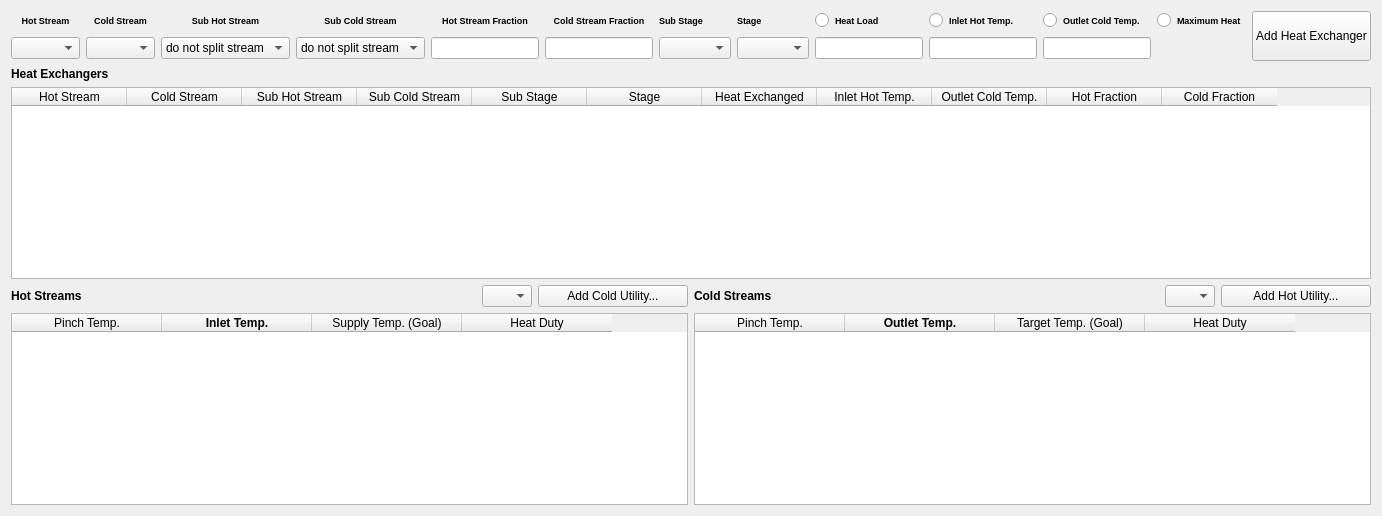
          <widget class="QWidget" name="tab_6">
           <attribute name="title">
            <string>Above Pinch</string>
           </attribute>
           <layout class="QGridLayout" name="gridLayout_12">
            <item row="0" column="0" rowspan="2" colspan="2">
             <layout class="QGridLayout" name="gridLayout_10">
              <item row="1" column="3">
               <widget class="QComboBox" name="comboBox_4">
                <property name="maximumSize">
                 <size>
                  <width>16777215</width>
                  <height>16777215</height>
                 </size>
                </property>
                <item>
                 <property name="text">
                  <string>do not split stream</string>
                 </property>
                </item>
               </widget>
              </item>
              <item row="0" column="7">
               <widget class="QLabel" name="label_19">
                <property name="font">
                 <font>
                  <pointsize>7</pointsize>
                  <weight>75</weight>
                  <bold>true</bold>
                 </font>
                </property>
                <property name="text">
                 <string>Stage</string>
                </property>
               </widget>
              </item>
              <item row="0" column="0">
               <widget class="QLabel" name="label_9">
                <property name="maximumSize">
                 <size>
                  <width>16777215</width>
                  <height>30</height>
                 </size>
                </property>
                <property name="font">
                 <font>
                  <pointsize>7</pointsize>
                  <weight>75</weight>
                  <bold>true</bold>
                 </font>
                </property>
                <property name="text">
                 <string>Hot Stream</string>
                </property>
                <property name="alignment">
                 <set>Qt::AlignCenter</set>
                </property>
               </widget>
              </item>
              <item row="0" column="5">
               <widget class="QLabel" name="label_14">
                <property name="maximumSize">
                 <size>
                  <width>118</width>
                  <height>16777215</height>
                 </size>
                </property>
                <property name="font">
                 <font>
                  <pointsize>7</pointsize>
                  <weight>75</weight>
                  <bold>true</bold>
                 </font>
                </property>
                <property name="text">
                 <string>Cold Stream Fraction</string>
                </property>
                <property name="alignment">
                 <set>Qt::AlignCenter</set>
                </property>
               </widget>
              </item>
              <item row="0" column="2">
               <widget class="QLabel" name="label_11">
                <property name="font">
                 <font>
                  <pointsize>7</pointsize>
                  <weight>75</weight>
                  <bold>true</bold>
                 </font>
                </property>
                <property name="text">
                 <string>Sub Hot Stream</string>
                </property>
                <property name="alignment">
                 <set>Qt::AlignCenter</set>
                </property>
               </widget>
              </item>
              <item row="1" column="8">
               <widget class="QLineEdit" name="lineEdit_5"/>
              </item>
              <item row="0" column="6">
               <widget class="QLabel" name="label_18">
                <property name="font">
                 <font>
                  <pointsize>7</pointsize>
                  <weight>75</weight>
                  <bold>true</bold>
                 </font>
                </property>
                <property name="text">
                 <string>Sub Stage</string>
                </property>
               </widget>
              </item>
              <item row="0" column="12" rowspan="2">
               <widget class="QPushButton" name="pushButton_6">
                <property name="minimumSize">
                 <size>
                  <width>0</width>
                  <height>50</height>
                 </size>
                </property>
                <property name="text">
                 <string>Add Heat Exchanger</string>
                </property>
               </widget>
              </item>
              <item row="0" column="4">
               <widget class="QLabel" name="label_13">
                <property name="font">
                 <font>
                  <pointsize>7</pointsize>
                  <weight>75</weight>
                  <bold>true</bold>
                 </font>
                </property>
                <property name="text">
                 <string>Hot Stream Fraction</string>
                </property>
                <property name="alignment">
                 <set>Qt::AlignCenter</set>
                </property>
               </widget>
              </item>
              <item row="1" column="4">
               <widget class="QLineEdit" name="lineEdit_3">
                <property name="maximumSize">
                 <size>
                  <width>114</width>
                  <height>16777215</height>
                 </size>
                </property>
               </widget>
              </item>
              <item row="1" column="7">
               <widget class="QComboBox" name="comboBox_8"/>
              </item>
              <item row="0" column="8">
               <widget class="QRadioButton" name="radioButton">
                <property name="font">
                 <font>
                  <pointsize>7</pointsize>
                  <weight>75</weight>
                  <bold>true</bold>
                 </font>
                </property>
                <property name="text">
                 <string>Heat Load</string>
                </property>
               </widget>
              </item>
              <item row="0" column="9">
               <widget class="QRadioButton" name="radioButton_2">
                <property name="font">
                 <font>
                  <pointsize>7</pointsize>
                  <weight>75</weight>
                  <bold>true</bold>
                 </font>
                </property>
                <property name="text">
                 <string>Inlet Hot Temp.</string>
                </property>
               </widget>
              </item>
              <item row="1" column="1">
               <widget class="QComboBox" name="comboBox_5">
                <property name="maximumSize">
                 <size>
                  <width>69</width>
                  <height>16777215</height>
                 </size>
                </property>
               </widget>
              </item>
              <item row="1" column="6">
               <widget class="QComboBox" name="comboBox_7"/>
              </item>
              <item row="0" column="10">
               <widget class="QRadioButton" name="radioButton_3">
                <property name="font">
                 <font>
                  <pointsize>7</pointsize>
                  <weight>75</weight>
                  <bold>true</bold>
                 </font>
                </property>
                <property name="text">
                 <string>Outlet Cold Temp.</string>
                </property>
               </widget>
              </item>
              <item row="1" column="5">
               <widget class="QLineEdit" name="lineEdit_4">
                <property name="maximumSize">
                 <size>
                  <width>114</width>
                  <height>16777215</height>
                 </size>
                </property>
               </widget>
              </item>
              <item row="1" column="10">
               <widget class="QLineEdit" name="lineEdit_7"/>
              </item>
              <item row="0" column="1">
               <widget class="QLabel" name="label_10">
                <property name="font">
                 <font>
                  <pointsize>7</pointsize>
                  <weight>75</weight>
                  <bold>true</bold>
                 </font>
                </property>
                <property name="text">
                 <string>Cold Stream</string>
                </property>
                <property name="alignment">
                 <set>Qt::AlignCenter</set>
                </property>
               </widget>
              </item>
              <item row="1" column="2">
               <widget class="QComboBox" name="comboBox_6">
                <property name="maximumSize">
                 <size>
                  <width>999999</width>
                  <height>16777215</height>
                 </size>
                </property>
                <item>
                 <property name="text">
                  <string>do not split stream</string>
                 </property>
                </item>
               </widget>
              </item>
              <item row="0" column="3">
               <widget class="QLabel" name="label_12">
                <property name="font">
                 <font>
                  <pointsize>7</pointsize>
                  <weight>75</weight>
                  <bold>true</bold>
                 </font>
                </property>
                <property name="text">
                 <string>Sub Cold Stream</string>
                </property>
                <property name="alignment">
                 <set>Qt::AlignCenter</set>
                </property>
               </widget>
              </item>
              <item row="1" column="0">
               <widget class="QComboBox" name="comboBox_2">
                <property name="maximumSize">
                 <size>
                  <width>69</width>
                  <height>16777215</height>
                 </size>
                </property>
               </widget>
              </item>
              <item row="0" column="11">
               <widget class="QRadioButton" name="radioButton_4">
                <property name="font">
                 <font>
                  <pointsize>7</pointsize>
                  <weight>75</weight>
                  <bold>true</bold>
                 </font>
                </property>
                <property name="text">
                 <string>Maximum Heat</string>
                </property>
               </widget>
              </item>
              <item row="1" column="9">
               <widget class="QLineEdit" name="lineEdit_6"/>
              </item>
              <item row="2" column="0" colspan="13">
               <layout class="QGridLayout" name="gridLayout_11">
                <item row="3" column="3">
                 <widget class="QLabel" name="label_20">
                  <property name="maximumSize">
                   <size>
                    <width>50000</width>
                    <height>16777215</height>
                   </size>
                  </property>
                  <property name="font">
                   <font>
                    <weight>75</weight>
                    <bold>true</bold>
                   </font>
                  </property>
                  <property name="text">
                   <string>Cold Streams</string>
                  </property>
                 </widget>
                </item>
                <item row="1" column="0" colspan="6">
                 <widget class="QTableWidget" name="tableWidget_2">
                  <property name="enabled">
                   <bool>true</bool>
                  </property>
                  <property name="minimumSize">
                   <size>
                    <width>0</width>
                    <height>0</height>
                   </size>
                  </property>
                  <attribute name="horizontalHeaderDefaultSectionSize">
                   <number>115</number>
                  </attribute>
                  <column>
                   <property name="text">
                    <string>Hot Stream</string>
                   </property>
                  </column>
                  <column>
                   <property name="text">
                    <string>Cold Stream</string>
                   </property>
                  </column>
                  <column>
                   <property name="text">
                    <string>Sub Hot Stream</string>
                   </property>
                  </column>
                  <column>
                   <property name="text">
                    <string>Sub Cold Stream</string>
                   </property>
                  </column>
                  <column>
                   <property name="text">
                    <string>Sub Stage</string>
                   </property>
                  </column>
                  <column>
                   <property name="text">
                    <string>Stage</string>
                   </property>
                  </column>
                  <column>
                   <property name="text">
                    <string>Heat Exchanged</string>
                   </property>
                  </column>
                  <column>
                   <property name="text">
                    <string>Inlet Hot Temp.</string>
                   </property>
                  </column>
                  <column>
                   <property name="text">
                    <string>Outlet Cold Temp.</string>
                   </property>
                  </column>
                  <column>
                   <property name="text">
                    <string>Hot Fraction</string>
                   </property>
                  </column>
                  <column>
                   <property name="text">
                    <string>Cold Fraction</string>
                   </property>
                  </column>
                 </widget>
                </item>
                <item row="3" column="5">
                 <widget class="QPushButton" name="pushButton_8">
                  <property name="maximumSize">
                   <size>
                    <width>150</width>
                    <height>16777215</height>
                   </size>
                  </property>
                  <property name="text">
                   <string>Add Hot Utility...</string>
                  </property>
                 </widget>
                </item>
                <item row="5" column="3" colspan="3">
                 <widget class="QTableWidget" name="tableWidget_4">
                  <attribute name="horizontalHeaderDefaultSectionSize">
                   <number>150</number>
                  </attribute>
                  <column>
                   <property name="text">
                    <string>Pinch Temp.</string>
                   </property>
                  </column>
                  <column>
                   <property name="text">
                    <string>Outlet Temp.</string>
                   </property>
                   <property name="font">
                    <font>
                     <weight>75</weight>
                     <bold>true</bold>
                    </font>
                   </property>
                  </column>
                  <column>
                   <property name="text">
                    <string>Target Temp. (Goal)</string>
                   </property>
                  </column>
                  <column>
                   <property name="text">
                    <string>Heat Duty</string>
                   </property>
                  </column>
                 </widget>
                </item>
                <item row="3" column="1">
                 <widget class="QComboBox" name="comboBox_9">
                  <property name="maximumSize">
                   <size>
                    <width>50</width>
                    <height>16777215</height>
                   </size>
                  </property>
                 </widget>
                </item>
                <item row="5" column="0" colspan="3">
                 <widget class="QTableWidget" name="tableWidget_3">
                  <property name="minimumSize">
                   <size>
                    <width>664</width>
                    <height>0</height>
                   </size>
                  </property>
                  <property name="sizeAdjustPolicy">
                   <enum>QAbstractScrollArea::AdjustToContents</enum>
                  </property>
                  <attribute name="horizontalHeaderDefaultSectionSize">
                   <number>150</number>
                  </attribute>
                  <attribute name="verticalHeaderDefaultSectionSize">
                   <number>30</number>
                  </attribute>
                  <column>
                   <property name="text">
                    <string>Pinch Temp.</string>
                   </property>
                  </column>
                  <column>
                   <property name="text">
                    <string>Inlet Temp.</string>
                   </property>
                   <property name="font">
                    <font>
                     <weight>75</weight>
                     <bold>true</bold>
                    </font>
                   </property>
                  </column>
                  <column>
                   <property name="text">
                    <string>Supply Temp. (Goal)</string>
                   </property>
                  </column>
                  <column>
                   <property name="text">
                    <string>Heat Duty</string>
                   </property>
                  </column>
                 </widget>
                </item>
                <item row="3" column="4">
                 <widget class="QComboBox" name="comboBox_10">
                  <property name="maximumSize">
                   <size>
                    <width>50</width>
                    <height>16777215</height>
                   </size>
                  </property>
                 </widget>
                </item>
                <item row="0" column="0">
                 <widget class="QLabel" name="label_15">
                  <property name="font">
                   <font>
                    <weight>75</weight>
                    <bold>true</bold>
                   </font>
                  </property>
                  <property name="text">
                   <string>Heat Exchangers</string>
                  </property>
                 </widget>
                </item>
                <item row="3" column="0">
                 <widget class="QLabel" name="label_16">
                  <property name="maximumSize">
                   <size>
                    <width>5000</width>
                    <height>16777215</height>
                   </size>
                  </property>
                  <property name="font">
                   <font>
                    <weight>75</weight>
                    <bold>true</bold>
                   </font>
                  </property>
                  <property name="text">
                   <string>Hot Streams</string>
                  </property>
                 </widget>
                </item>
                <item row="3" column="2">
                 <widget class="QPushButton" name="pushButton_7">
                  <property name="maximumSize">
                   <size>
                    <width>150</width>
                    <height>16777215</height>
                   </size>
                  </property>
                  <property name="text">
                   <string>Add Cold Utility...</string>
                  </property>
                 </widget>
                </item>
               </layout>
              </item>
             </layout>
            </item>
           </layout>
          </widget>
